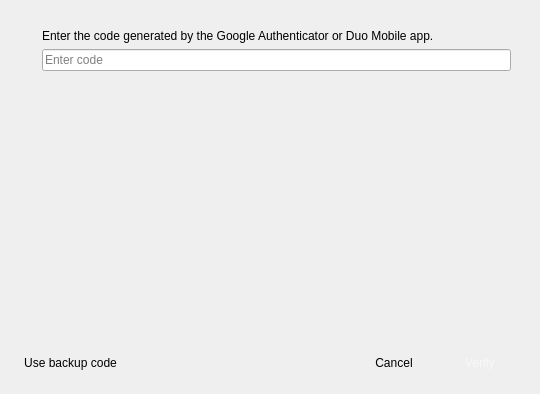
<?xml version="1.0" encoding="UTF-8"?>
<ui version="4.0">
 <class>LoginAuthDialog</class>
 <widget class="QWidget" name="LoginAuthDialog">
  <property name="windowModality">
   <enum>Qt::NonModal</enum>
  </property>
  <property name="geometry">
   <rect>
    <x>0</x>
    <y>0</y>
    <width>540</width>
    <height>394</height>
   </rect>
  </property>
  <property name="windowTitle">
   <string>Form</string>
  </property>
  <layout class="QVBoxLayout" name="verticalLayout">
   <item>
    <layout class="QHBoxLayout" name="headerLayout">
     <property name="sizeConstraint">
      <enum>QLayout::SetMinAndMaxSize</enum>
     </property>
    </layout>
   </item>
   <item>
    <widget class="QStackedWidget" name="stackedWidget">
     <property name="currentIndex">
      <number>1</number>
     </property>
     <widget class="QWidget" name="login_page">
      <layout class="QVBoxLayout" name="verticalLayout_3">
       <item>
        <layout class="QVBoxLayout" name="credential_login"/>
       </item>
       <item>
        <spacer name="verticalSpacer">
         <property name="orientation">
          <enum>Qt::Vertical</enum>
         </property>
         <property name="sizeHint" stdset="0">
          <size>
           <width>20</width>
           <height>289</height>
          </size>
         </property>
        </spacer>
       </item>
       <item>
        <layout class="QHBoxLayout" name="action_login">
         <item>
          <widget class="QLabel" name="forgot_password_link">
           <property name="cursor">
            <cursorShape>PointingHandCursor</cursorShape>
           </property>
           <property name="styleSheet">
            <string notr="true">QWidget
{
    color: rgb(192, 193, 195);
}</string>
           </property>
           <property name="text">
            <string>&lt;html&gt;&lt;head/&gt;&lt;body&gt;&lt;p&gt;&lt;a href=&quot;http://mystudio.shotgunstudio.com/user/forgot_password&quot;&gt;&lt;span style=&quot; text-decoration: underline; color:#c0c1c3;&quot;&gt;Forgot your password?&lt;/span&gt;&lt;/a&gt;&lt;/p&gt;&lt;/body&gt;&lt;/html&gt;</string>
           </property>
           <property name="textFormat">
            <enum>Qt::RichText</enum>
           </property>
           <property name="margin">
            <number>4</number>
           </property>
           <property name="openExternalLinks">
            <bool>false</bool>
           </property>
          </widget>
         </item>
         <item>
          <spacer name="horizontalSpacer">
           <property name="orientation">
            <enum>Qt::Horizontal</enum>
           </property>
           <property name="sizeHint" stdset="0">
            <size>
             <width>40</width>
             <height>20</height>
            </size>
           </property>
          </spacer>
         </item>
         <item>
          <widget class="QPushButton" name="cancel">
           <property name="font">
            <font>
             <pointsize>13</pointsize>
            </font>
           </property>
           <property name="styleSheet">
            <string notr="true"/>
           </property>
           <property name="text">
            <string>Cancel</string>
           </property>
           <property name="autoDefault">
            <bool>false</bool>
           </property>
           <property name="flat">
            <bool>true</bool>
           </property>
          </widget>
         </item>
         <item>
          <widget class="QPushButton" name="sign_in">
           <property name="styleSheet">
            <string notr="true">color: rgb(248, 248, 248);
background-color: rgb(35, 165, 225);</string>
           </property>
           <property name="text">
            <string>Sign In</string>
           </property>
           <property name="autoDefault">
            <bool>true</bool>
           </property>
           <property name="default">
            <bool>true</bool>
           </property>
           <property name="flat">
            <bool>true</bool>
           </property>
          </widget>
         </item>
        </layout>
       </item>
      </layout>
     </widget>
     <widget class="QWidget" name="fa_page">
      <layout class="QVBoxLayout" name="verticalLayout_4">
       <item>
        <layout class="QHBoxLayout" name="credential_2fa">
         <item>
          <widget class="QLabel" name="credential_fa_label">
           <property name="text">
            <string/>
           </property>
           <property name="alignment">
            <set>Qt::AlignHCenter|Qt::AlignTop</set>
           </property>
          </widget>
         </item>
         <item>
          <widget class="QWidget" name="widget" native="true">
           <layout class="QVBoxLayout" name="verticalLayout_7">
            <item>
             <widget class="QLabel" name="fa_message">
              <property name="sizePolicy">
               <sizepolicy hsizetype="Preferred" vsizetype="Fixed">
                <horstretch>0</horstretch>
                <verstretch>0</verstretch>
               </sizepolicy>
              </property>
              <property name="text">
               <string>Enter the code generated by the Google Authenticator or Duo Mobile app.</string>
              </property>
              <property name="alignment">
               <set>Qt::AlignLeading|Qt::AlignLeft|Qt::AlignVCenter</set>
              </property>
              <property name="wordWrap">
               <bool>true</bool>
              </property>
              <property name="margin">
               <number>0</number>
              </property>
             </widget>
            </item>
            <item>
             <widget class="QLineEdit" name="fa_code">
              <property name="placeholderText">
               <string>Enter code</string>
              </property>
             </widget>
            </item>
            <item>
             <widget class="QLabel" name="invalid_code">
              <property name="sizePolicy">
               <sizepolicy hsizetype="Preferred" vsizetype="Fixed">
                <horstretch>0</horstretch>
                <verstretch>0</verstretch>
               </sizepolicy>
              </property>
              <property name="text">
               <string/>
              </property>
             </widget>
            </item>
            <item>
             <spacer name="verticalSpacer_4">
              <property name="orientation">
               <enum>Qt::Vertical</enum>
              </property>
              <property name="sizeHint" stdset="0">
               <size>
                <width>297</width>
                <height>89</height>
               </size>
              </property>
             </spacer>
            </item>
           </layout>
          </widget>
         </item>
        </layout>
       </item>
       <item>
        <spacer name="verticalSpacer_2">
         <property name="orientation">
          <enum>Qt::Vertical</enum>
         </property>
         <property name="sizeHint" stdset="0">
          <size>
           <width>20</width>
           <height>89</height>
          </size>
         </property>
        </spacer>
       </item>
       <item>
        <layout class="QHBoxLayout" name="action_2fa">
         <item>
          <widget class="QPushButton" name="use_backup">
           <property name="text">
            <string>Use backup code</string>
           </property>
           <property name="flat">
            <bool>true</bool>
           </property>
          </widget>
         </item>
         <item>
          <spacer name="fa_hspacer">
           <property name="orientation">
            <enum>Qt::Horizontal</enum>
           </property>
           <property name="sizeHint" stdset="0">
            <size>
             <width>40</width>
             <height>20</height>
            </size>
           </property>
          </spacer>
         </item>
         <item>
          <widget class="QPushButton" name="cancel_tfa">
           <property name="styleSheet">
            <string notr="true"/>
           </property>
           <property name="text">
            <string>Cancel</string>
           </property>
           <property name="autoDefault">
            <bool>false</bool>
           </property>
           <property name="flat">
            <bool>true</bool>
           </property>
          </widget>
         </item>
         <item>
          <widget class="QPushButton" name="verify_2fa">
           <property name="minimumSize">
            <size>
             <width>65</width>
             <height>0</height>
            </size>
           </property>
           <property name="styleSheet">
            <string notr="true">color: rgb(248, 248, 248);
background-color: rgb(35, 165, 225);</string>
           </property>
           <property name="text">
            <string>Verify</string>
           </property>
           <property name="autoDefault">
            <bool>false</bool>
           </property>
           <property name="default">
            <bool>true</bool>
           </property>
           <property name="flat">
            <bool>true</bool>
           </property>
          </widget>
         </item>
        </layout>
       </item>
      </layout>
     </widget>
     <widget class="QWidget" name="backup_page">
      <layout class="QVBoxLayout" name="verticalLayout_5">
       <item>
        <layout class="QHBoxLayout" name="credential_backup">
         <item>
          <widget class="QLabel" name="credential_backup_label">
           <property name="text">
            <string/>
           </property>
           <property name="alignment">
            <set>Qt::AlignHCenter|Qt::AlignTop</set>
           </property>
          </widget>
         </item>
         <item>
          <widget class="QWidget" name="widget_2" native="true">
           <layout class="QVBoxLayout" name="verticalLayout_6">
            <item>
             <widget class="QLabel" name="fa_message_2">
              <property name="sizePolicy">
               <sizepolicy hsizetype="Preferred" vsizetype="Fixed">
                <horstretch>0</horstretch>
                <verstretch>0</verstretch>
               </sizepolicy>
              </property>
              <property name="text">
               <string>Please enter one of your backup codes.</string>
              </property>
              <property name="alignment">
               <set>Qt::AlignLeading|Qt::AlignLeft|Qt::AlignVCenter</set>
              </property>
              <property name="wordWrap">
               <bool>true</bool>
              </property>
              <property name="margin">
               <number>0</number>
              </property>
             </widget>
            </item>
            <item>
             <widget class="QLineEdit" name="backup_code">
              <property name="text">
               <string/>
              </property>
              <property name="placeholderText">
               <string>Enter backup code</string>
              </property>
             </widget>
            </item>
            <item>
             <widget class="QLabel" name="invalid_backup_code">
              <property name="sizePolicy">
               <sizepolicy hsizetype="Preferred" vsizetype="Fixed">
                <horstretch>0</horstretch>
                <verstretch>0</verstretch>
               </sizepolicy>
              </property>
              <property name="text">
               <string/>
              </property>
             </widget>
            </item>
            <item>
             <spacer name="verticalSpacer_5">
              <property name="orientation">
               <enum>Qt::Vertical</enum>
              </property>
              <property name="sizeHint" stdset="0">
               <size>
                <width>131</width>
                <height>118</height>
               </size>
              </property>
             </spacer>
            </item>
           </layout>
          </widget>
         </item>
        </layout>
       </item>
       <item>
        <spacer name="verticalSpacer_3">
         <property name="orientation">
          <enum>Qt::Vertical</enum>
         </property>
         <property name="sizeHint" stdset="0">
          <size>
           <width>20</width>
           <height>40</height>
          </size>
         </property>
        </spacer>
       </item>
       <item>
        <layout class="QHBoxLayout" name="action_backup">
         <item>
          <widget class="QPushButton" name="use_app">
           <property name="text">
            <string>Use Google App</string>
           </property>
           <property name="autoDefault">
            <bool>false</bool>
           </property>
           <property name="flat">
            <bool>true</bool>
           </property>
          </widget>
         </item>
         <item>
          <spacer name="backup_hspacer">
           <property name="orientation">
            <enum>Qt::Horizontal</enum>
           </property>
           <property name="sizeHint" stdset="0">
            <size>
             <width>156</width>
             <height>29</height>
            </size>
           </property>
          </spacer>
         </item>
         <item>
          <widget class="QPushButton" name="cancel_backup">
           <property name="text">
            <string>Cancel</string>
           </property>
           <property name="autoDefault">
            <bool>false</bool>
           </property>
           <property name="flat">
            <bool>true</bool>
           </property>
          </widget>
         </item>
         <item>
          <widget class="QPushButton" name="verify_backup">
           <property name="minimumSize">
            <size>
             <width>65</width>
             <height>0</height>
            </size>
           </property>
           <property name="styleSheet">
            <string notr="true">color: rgb(248, 248, 248);
background-color: rgb(35, 165, 225);</string>
           </property>
           <property name="text">
            <string>Verify</string>
           </property>
           <property name="autoDefault">
            <bool>true</bool>
           </property>
           <property name="default">
            <bool>true</bool>
           </property>
           <property name="flat">
            <bool>true</bool>
           </property>
          </widget>
         </item>
        </layout>
       </item>
      </layout>
     </widget>
    </widget>
   </item>
  </layout>
 </widget>
 <tabstops>
  <tabstop>cancel</tabstop>
  <tabstop>sign_in</tabstop>
 </tabstops>
 <connections/>
</ui>
